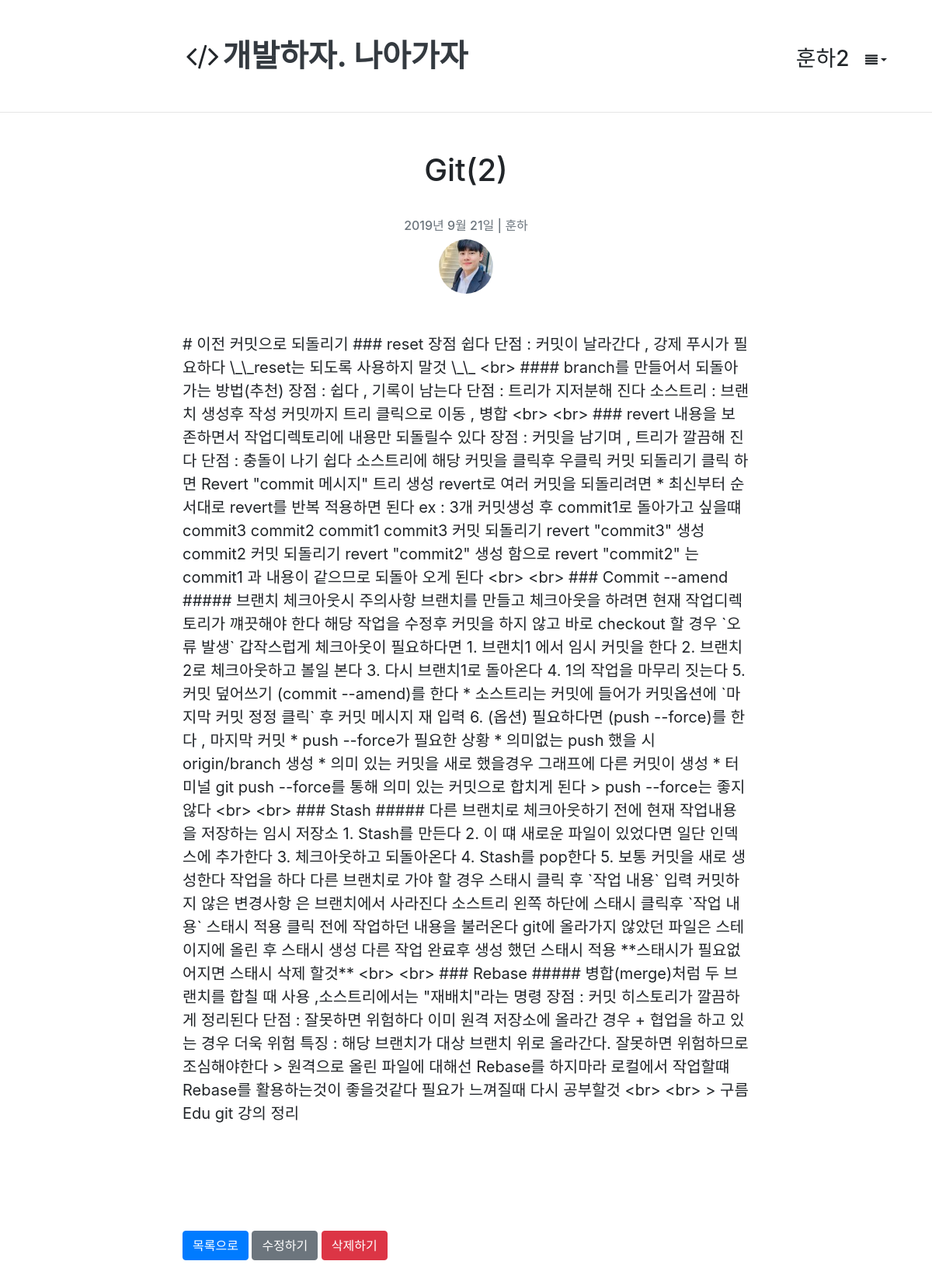
Page /51/ (signed in) on the committed database.
### account/models.py (models this page shows, shortened)
class Account(AbstractBaseUser, PermissionsMixin):
    email = models.EmailField(
        verbose_name=('email address'),
        max_length=255,
        unique=True,
    )
    username = models.CharField(('username'), max_length=30,
                                help_text=('Requierd. 30 characters or fewer. Letters, digits'
                                           ' and ./+/-/_ only'),
                                validators=[  # 정규식을 통한 특수문자 제외
                                    validators.RegexValidator(r'^[\w.+-]+$', ('Enter a valid username.'), 'invalid')
                                ])
    is_staff = models.BooleanField(('staff status'), default=False,
                                   help_text='Designates whether the user can log into this admin site')
    is_active = models.BooleanField(('active'), default=True,
                                    help_text='Designates whether this user should be treated as '
                                              'active. Unselect this instead of deleting accounts.')
    date_joined = models.DateTimeField(('date joined'), default=timezone.now)
    thumbnail = ProcessedImageField(blank=True, upload_to="profile" , null=True, processors=[ResizeToFill(100,100)],
                                    format='JPEG', options={'quality': 80})
    created_at = models.DateTimeField(auto_now_add=True)
    updated_at = models.DateTimeField(auto_now=True)
    object = AccountManager()
    USERNAME_FIELD = 'email'
    REQUIRED_FIELDS = ['username']
    class Meta:
        verbose_name = ('user')
        verbose_name_plural = ('users')
        swappable = 'AUTH_USER_MODEL'

### blog/models.py (models this page shows, shortened)
class Post(models.Model):
    author = models.ForeignKey(Account , on_delete=models.CASCADE)
    title = models.CharField(max_length=100, verbose_name = 'Title' , help_text = 'Please enter a posting title')
    text = models.TextField(verbose_name='Contents')
    photo = ProcessedImageField(blank=True, upload_to = 'blog/post/%Y' ,processors = [Thumbnail(300,300)],format='JPEG' ,options={'quality': 60})
    created_date= models.DateTimeField(default =timezone.now)
    published_date = models.DateTimeField(blank=True , null=True)
    tags = models.CharField(max_length=100, blank=True)
    class Meta:
        ordering = ['-id']

### blog/views.py (the view)
# urls.py: path('<int:pk>/',views.post_detail, name='post_detail'),
def post_detail(request, pk):
    post = Post.objects.select_related('author').get(pk=pk)
    return render(request, 'blog/post_detail.html', {'post': post})

### blog/templates/blog/post_detail.html (shortened to what this page needs)
{% extends "blog/layout.html" %}
{% block content %}
    <div class="container">
        <div class="row">
            <div class="col-md-2"></div>
            <div class="col-md-8">
                <div class="post">
                    <div class="post-header" style="padding-bottom: 50px;">
                        <h1 style="text-align: center; padding-bottom: 30px;">{{ post.title }}</h1>
                        <div class="post-meta" style="text-align: center">
                            <h6 class="text-muted">  {{ post.published_date |date:"Y년 M d일" }}
                                | {{ post.author.username }}</h6>
                            <img src="{{ post.author.thumbnail.url }}" alt="" style=" width: 70px; border-radius: 50%">
                        </div>
                    </div>
                    <div class="content-markdown" id="editSection">
                        <div class="content" style="font-size:20px;">{{ post.text }}</div>
                    </div>
                        {% load disqus_tags %}
                    <br>
                    <a href="{% url 'post_list' %}" class="btn btn-primary">목록으로</a>
                    {% if request.user.is_staff %}
                        <a href="{% url "post_edit" post.pk %}" class="btn btn-secondary">수정하기</a>
                        <a href="{% url 'post_remove' post.pk %}" class="btn btn-danger">삭제하기</a>
                    {% endif %}
                    <br>
                </div>
            </div>
        </div>
    </div>
{% endblock %}

### templates/layout.html (shortened to what this page needs)
<!DOCTYPE html>
<html lang="ko">
<head>
    <link rel="stylesheet" href="https://stackpath.bootstrapcdn.com/bootstrap/4.3.1/css/bootstrap.min.css"
/>
    <link rel="stylesheet" href="//stackpath.bootstrapcdn.com/font-awesome/4.7.0/css/font-awesome.min.css"/>
    <link rel="stylesheet" href="https://uicdn.toast.com/tui-editor/latest/tui-editor.css">
    <link rel="stylesheet" href="https://uicdn.toast.com/tui-editor/latest/tui-editor-contents.css">
    <link rel="stylesheet" href="https://cdnjs.cloudflare.com/ajax/libs/codemirror/5.33.0/codemirror.css">
    <link rel="stylesheet" href="https://cdnjs.cloudflare.com/ajax/libs/highlight.js/9.12.0/styles/github.min.css">
</head>
<body>
<header class="site-header">
    <div class="container">
        <div class="row">
            <div class="col-md-2"></div>
            <div class="col-md-10">
                <br>
                <br>
                <h3 class="float-right">
                    <div class="page-header" style="margin-top: 10px">
                        {% if user.is_staff %}
                            {{ user.username }}
                        {% endif %}
                        <button class="btn dropdown-toggle" data-toggle="dropdown" id="dropdownmenu" role="button"
                                aria-haspopup="true"
                                aria-expanded="false"><i class="fa fa-align-justify"></i></button>
                    </div>
                </h3>
                <h1 class="blog-title" style="text-align: left"><i class="fa fa-fw fa-code"></i><a class="text-dark"
                                                                                                   href="{% url 'post_list' %}"><b>개발하자.
                    나아가자</b></a>
                </h1>
                <br>
            </div>
        </div>
    </div>
</header>
<hr style="margin-bottom: 50px">
{% block content %}
{% endblock %}
{% block extra_body %}
{% endblock %}
</body>
</html>

### templates/layout.html (style rules this page uses)
html { position: relative; min-height: 100%; }
body { margin-bottom: 60px; min-height: 100%; }

### rows in the picture
Account: username "훈하2"
Post: title "Git(2)", published_date "2019년 9월 21일", author.username "훈하", author.thumbnail (picture), text "# 이전 커밋으로 되돌리기 ### reset 장점 쉽다 단점 : 커밋이 날라간다 , 강제 푸시가 필요하다 \\_\\_reset는 되도록 사용하지 말것 \\_\\_ <br> #### branch를 만들어서 되돌아가는 방법(추천) 장점 : 쉽다 , 기록이 남는다 단점 : 트리가 지저분해 진다 소스트리 : 브랜치 생성후 작성 커밋까지 트리 클릭으로 이동 , 병합 <br> <br> ### revert 내용을 보존하면서 작업디렉토리에 내용만 되돌릴수 있다 장점 : 커밋을 남기며 , 트리가 깔끔해 진다 단점 : 충돌이 나기 쉽다 소스트리에 해당 커밋을 클릭후 우클릭 커밋 되돌리기 클릭 하면 Revert \"commit 메시지\" 트리 생성 revert로 여러 커밋을 되돌리려면 * 최신부터 순서대로 revert를 반복 적용하면 된다 ex : 3개 커밋생성 후 commit1로 돌아가고 싶을떄 commit3 commit2 commit1 commit3 커밋 되돌리기 revert \"commit3\" 생성 commit2 커밋 되돌리기 revert \"commit2\" 생성 함으로 revert \"commit2\" 는 commit1 과 내용이 같으므로 되돌아 오게 된다 <br> <br> ### Commit --amend ##### 브랜치 체크아웃시 주의사항 브랜치를 만들고 체크아웃을 하려면 현재 작업디렉토리가 꺠끗해야 한다 해당 작업을 수정후 커밋을 하지 않고 바로…"
